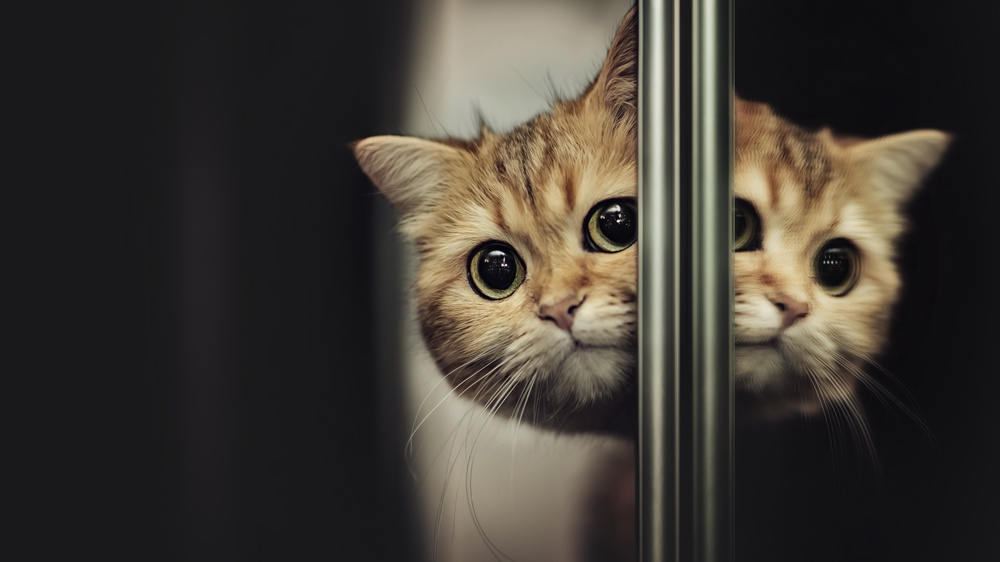
#> input picture Cotik.jpg, 1000 x 562 px, shrunk from 3840 x 2160 before the run
$ python task5.py
#> lines starting #> are read from the running program, lines starting #| are printed output that depends on the picture
# Task 5
# Two-dimensional Fourier transform via one-dimensional row-wise and column-wise fast Fourier transforms.
from matplotlib.image import imread
import numpy as np
import matplotlib.pyplot as plt
import os

A = imread(os.path.join('Cotik.jpg'))
#> A is the input picture: shape (562, 1000, 3); mean R, G, B 64, 59, 52.2
B = np.mean(A, -1)
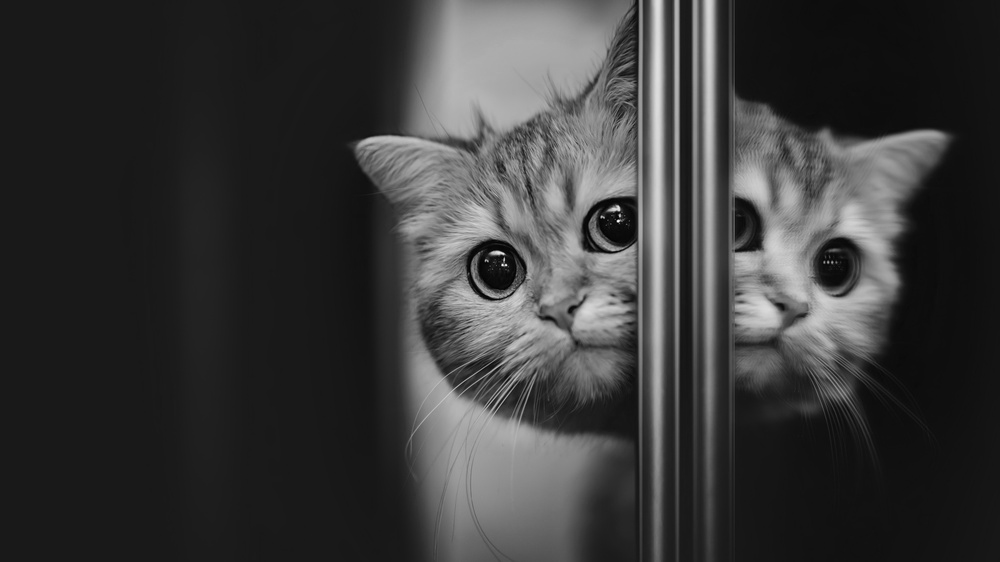
#> B: shape (562, 1000) float64; min 1, max 250.7, mean 58.4

fig,axs = plt.subplots(2,2)

# Real image
axs[0,0].imshow(A)
axs[0,0].title.set_text('Image')
axs[0,0].axis('off')

# Grayscale image
axs[0,1].imshow(B, cmap='gray')
axs[0,1].title.set_text('Gray Image')
axs[0,1].axis('off')

# Compute row-wise FFT
Cshift = np.zeros_like(B,dtype='complex_')
C = np.zeros_like(B,dtype='complex_')
for j in range(B.shape[0]):
    Cshift[j,:] = np.fft.fftshift(np.fft.fft(B[j,:]))
    C[j,:] = np.fft.fft(B[j,:])

img = axs[1,0].imshow(np.log(np.abs(Cshift)))
img.set_cmap('gray')
axs[1,0].title.set_text('Row-wise FFT')
axs[1,0].axis('off')

# Compute column-wise FFT
D = np.zeros_like(C)
for j in range(C.shape[1]):
    D[:,j] = np.fft.fft(C[:,j])

img = axs[1,1].imshow(np.fft.fftshift(np.log(np.abs(D))))
img.set_cmap('gray')
axs[1,1].title.set_text('Column-wise FFT')
axs[1,1].axis('off')

plt.show()
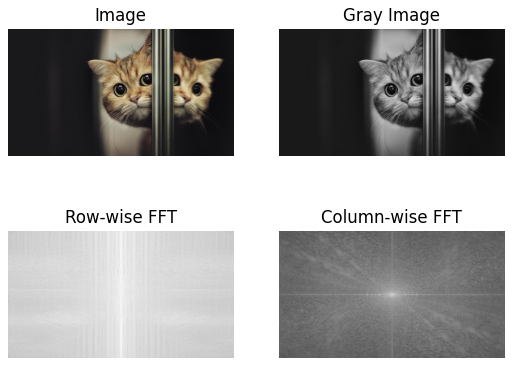
#> figure drawn by matplotlib, 4 panels
